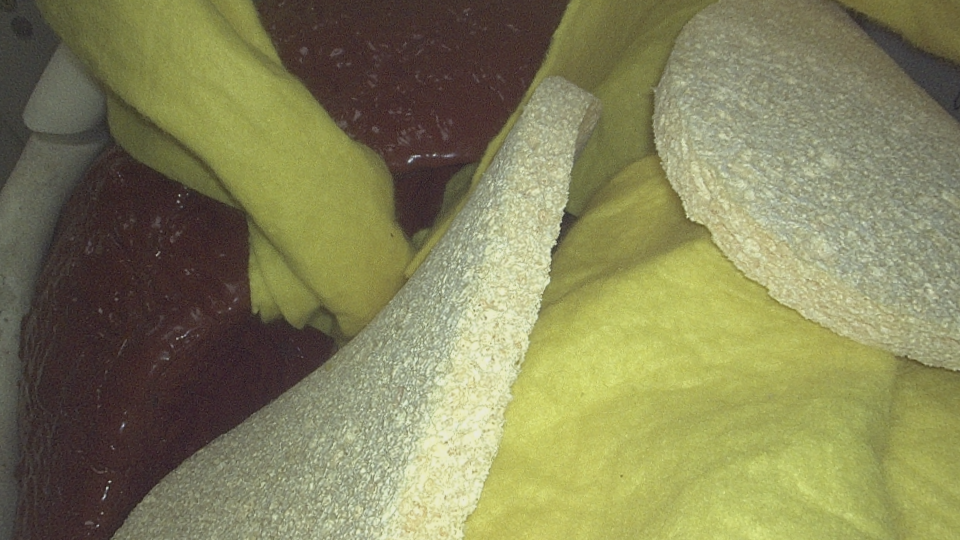
#> input picture stereo_depth_estimator/data/1/left/00000.png, 960 x 540 px
$ python ORB.py
#> lines starting #> are read from the running program, lines starting #| are printed output that depends on the picture
import cv2 as cv
from matplotlib import pyplot as plt
img = cv.imread('data/1/left/00000.png',0)
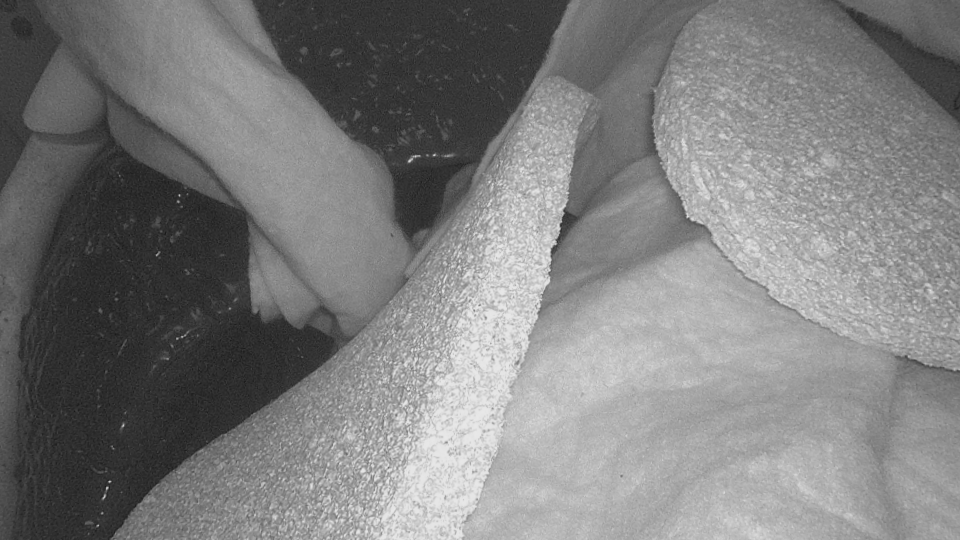
#> img: shape (540, 960); min 25, max 233, mean 125.2
# Initiate ORB detector
orb = cv.ORB_create(50)

# find the keypoints with ORB
kp = orb.detect(img,None)
#> kp = 50 keypoints; strongest (x, y, size): (555, 243, 31), (107, 487, 31), (409, 161, 31), (554, 242, 37.2)
# compute the descriptors with ORB
kp, des = orb.compute(img, kp)
# draw only keypoints location,not size and orientation
img2 = cv.drawKeypoints(img, kp, None, color=(0,255,0), flags=0)
# plt.imshow(img2), plt.show()
cv.imshow('',img2)
cv.waitKey(0)
